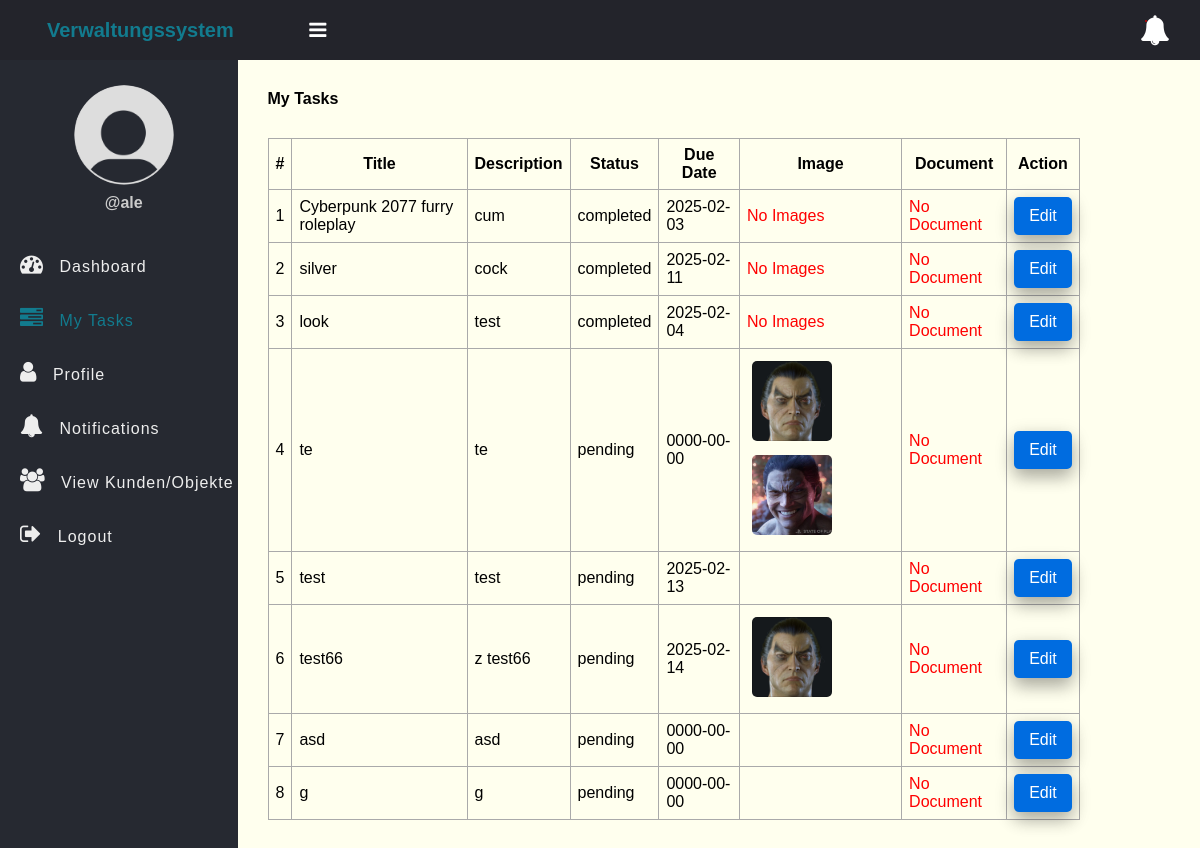
Screenshot of /my_task.php (signed in) with the database file from the repository.
### tables this page shows
CREATE TABLE `tasks` (
                         `id` int(11) NOT NULL,
                         `title` varchar(100) NOT NULL,
                         `description` text DEFAULT NULL,
                         `assigned_to` int(11) DEFAULT NULL,
                         `due_date` date DEFAULT NULL,
                         `status` enum('pending','in_progress','completed') DEFAULT 'pending',
                         `created_at` timestamp NOT NULL DEFAULT current_timestamp(),
                         `document` varchar(255) DEFAULT NULL,
                         `image` varchar(255) DEFAULT NULL,
                         `images` text DEFAULT NULL,
                         `kunde_id` int(11) DEFAULT NULL,
                         `objekt_id` int(11) DEFAULT NULL
);

### app/Model/Task.php (called while the page is built, shortened)
<?php
function get_all_tasks_by_id($conn, $id){
	$sql = "SELECT * FROM tasks WHERE assigned_to=?";
	$stmt = $conn->prepare($sql);
	$stmt->execute([$id]);
	if($stmt->rowCount() > 0){
		$tasks = $stmt->fetchAll();
	}else $tasks = 0;
	return $tasks;
}

### my_task.php (the view, shortened to what this page needs)
<?php
if (isset($_SESSION['role']) && isset($_SESSION['id'])) {
    include "DB_connection.php";
    include "app/Model/Task.php";
    include "app/Model/User.php";
    $tasks = get_all_tasks_by_id($conn, $_SESSION['id']);
 ?>
<!DOCTYPE html>
<html>
<head>
	<link rel="stylesheet" href="https://stackpath.bootstrapcdn.com/font-awesome/4.7.0/css/font-awesome.min.css">
	<link rel="stylesheet" href="css/style.css">
</head>
<body>
	<?php include "inc/header.php" ?>
	<div class="body">
		<?php include "inc/nav.php" ?>
		<section class="section-1">
			<h4 class="title">My Tasks</h4>
			<?php if ($tasks != 0) { ?>
                <table class="main-table">
                    <tr>
                        <th>#</th>
                        <th>Title</th>
                        <th>Description</th>
                        <th>Status</th>
                        <th>Due Date</th>
                        <th>Image</th>
                        <th>Document</th>
                        <th>Action</th>
                    </tr>
                    <?php $i=0; foreach ($tasks as $task) { ?>
                        <tr>
                            <td><?=++$i?></td>
                            <td><?=$task['title']?></td>
                            <td><?=$task['description']?></td>
                            <td><?=$task['status']?></td>
                            <td><?=$task['due_date']?></td>
                            <td>
                                <?php if (!empty($task['images'])) {
                                    $image_paths = json_decode($task['images'], true);
                                    if (!empty($image_paths)) {
                                        foreach ($image_paths as $image) { ?>
                                            <img src="<?=$image?>" alt="Task Image" width="80" height="80" style="border-radius: 5px; margin: 5px;">
                                        <?php }
                                    }
                                } else { ?>
                                    <p style="color: red;">No Images</p>
                                <?php } ?>
                            </td>
                            <td>
                                <?php if (!empty($task['document']) && file_exists($task['document'])) { ?>
                                    <a href="<?=$task['document']?>" download class="btn">Download</a>
                                <?php } else { ?>
                                    <p style="color: red;">No Document</p>
                                <?php } ?>
                            </td>
                            <td>
                                <a href="edit-task-employee.php?id=<?=$task['id']?>" class="edit-btn">Edit</a>
                            </td>
                        </tr>
                    <?php } ?>
                </table>
            <?php }else { ?>
			<h3>Empty</h3>
		<?php  }?>
		</section>
	</div>
</body>
</html>
<?php }else{
   $em = "First login";
   header("Location: login.php?error=$em");
   exit();
}
 ?>

### css/style.css (style rules this page uses)
* { padding: 0; margin: 0; box-sizing: border-box; font-family: arial, sans-serif; }
.body { display: flex; }
.section-1 { padding: 30px; }
.section-1 .title { margin-bottom: 10px; }
.section-1 { width: 100%; background: #ffe; }
.main-table, .main-table tr, .main-table th, .main-table td { border: 1px solid #aaa; border-collapse: collapse; padding: 7px; }
.main-table { width: 90%; margin-top: 30px; }
.edit-btn { text-decoration: none; display: inline-block; padding-left: 10px; border: none; background: #006CE0; padding: 10px 15px; color: #fff; font-size: 16px; border-radius: 5px; cursor: pointer; outline: none; transition: background 1s; box-shadow: 0 8px 16px 0 rgba(0,0,0,0.2), 0 6px 20px 0 rgba(0,0,0,0.19); }

### rows the page displays
tasks: title "Cyberpunk 2077 furry roleplay", description "cum", status "completed", due_date "2025-02-03", shows "No Images", shows "No Document"
tasks: title "silver", description "cock", status "completed", due_date "2025-02-11", shows "No Images", shows "No Document"
tasks: title "look", description "test", status "completed", due_date "2025-02-04", shows "No Images", document "No Document"
tasks: title "te", description "te", status "pending", due_date "0000-00-00", shows "No Document"
tasks: title "test", description "test", status "pending", due_date "2025-02-13", document "No Document"
tasks: title "test66", description "z test66", status "pending", due_date "2025-02-14", document "No Document"
tasks: title "asd", description "asd", status "pending", due_date "0000-00-00", document "No Document"
tasks: title "g", description "g", status "pending", due_date "0000-00-00", document "No Document"

### other values shown
$_SESSION['username'] "ale"
